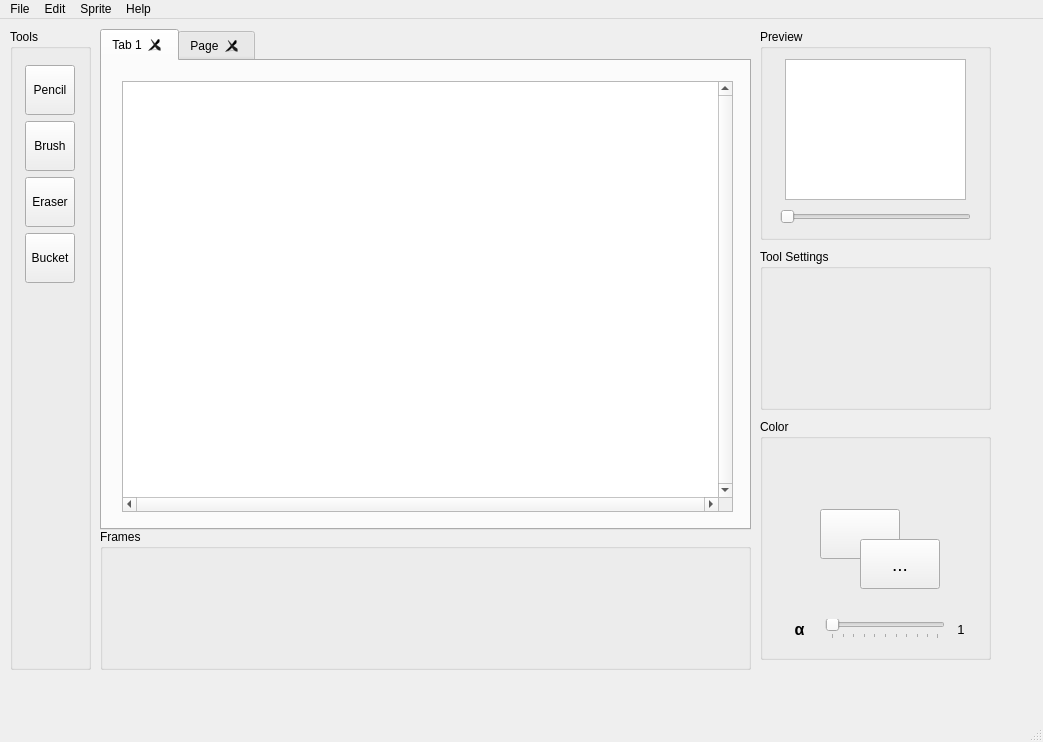
<?xml version="1.0" encoding="UTF-8"?>
<ui version="4.0">
 <class>MainWindow</class>
 <widget class="QMainWindow" name="MainWindow">
  <property name="geometry">
   <rect>
    <x>0</x>
    <y>0</y>
    <width>1043</width>
    <height>742</height>
   </rect>
  </property>
  <property name="windowTitle">
   <string>MainWindow</string>
  </property>
  <widget class="QWidget" name="centralwidget">
   <widget class="QGroupBox" name="groupBox">
    <property name="geometry">
     <rect>
      <x>10</x>
      <y>10</y>
      <width>81</width>
      <height>641</height>
     </rect>
    </property>
    <property name="autoFillBackground">
     <bool>false</bool>
    </property>
    <property name="title">
     <string>Tools</string>
    </property>
    <widget class="QWidget" name="verticalLayoutWidget">
     <property name="geometry">
      <rect>
       <x>10</x>
       <y>30</y>
       <width>61</width>
       <height>601</height>
      </rect>
     </property>
     <layout class="QGridLayout" name="gridLayout">
      <property name="leftMargin">
       <number>0</number>
      </property>
      <property name="topMargin">
       <number>6</number>
      </property>
      <property name="rightMargin">
       <number>0</number>
      </property>
      <property name="bottomMargin">
       <number>6</number>
      </property>
      <item row="0" column="0">
       <widget class="QToolButton" name="toolButton_2">
        <property name="sizePolicy">
         <sizepolicy hsizetype="Fixed" vsizetype="Expanding">
          <horstretch>0</horstretch>
          <verstretch>0</verstretch>
         </sizepolicy>
        </property>
        <property name="maximumSize">
         <size>
          <width>50</width>
          <height>50</height>
         </size>
        </property>
        <property name="layoutDirection">
         <enum>Qt::LeftToRight</enum>
        </property>
        <property name="text">
         <string>Pencil</string>
        </property>
       </widget>
      </item>
      <item row="4" column="0">
       <spacer name="verticalSpacer">
        <property name="orientation">
         <enum>Qt::Vertical</enum>
        </property>
        <property name="sizeType">
         <enum>QSizePolicy::Expanding</enum>
        </property>
        <property name="sizeHint" stdset="0">
         <size>
          <width>20</width>
          <height>40</height>
         </size>
        </property>
       </spacer>
      </item>
      <item row="2" column="0">
       <widget class="QToolButton" name="toolButton_4">
        <property name="sizePolicy">
         <sizepolicy hsizetype="Fixed" vsizetype="Expanding">
          <horstretch>0</horstretch>
          <verstretch>0</verstretch>
         </sizepolicy>
        </property>
        <property name="maximumSize">
         <size>
          <width>50</width>
          <height>50</height>
         </size>
        </property>
        <property name="layoutDirection">
         <enum>Qt::LeftToRight</enum>
        </property>
        <property name="text">
         <string>Eraser</string>
        </property>
       </widget>
      </item>
      <item row="1" column="0">
       <widget class="QToolButton" name="toolButton_3">
        <property name="sizePolicy">
         <sizepolicy hsizetype="Fixed" vsizetype="Expanding">
          <horstretch>0</horstretch>
          <verstretch>0</verstretch>
         </sizepolicy>
        </property>
        <property name="maximumSize">
         <size>
          <width>50</width>
          <height>50</height>
         </size>
        </property>
        <property name="layoutDirection">
         <enum>Qt::LeftToRight</enum>
        </property>
        <property name="text">
         <string>Brush</string>
        </property>
       </widget>
      </item>
      <item row="3" column="0">
       <widget class="QToolButton" name="toolButton_5">
        <property name="sizePolicy">
         <sizepolicy hsizetype="Fixed" vsizetype="Expanding">
          <horstretch>0</horstretch>
          <verstretch>0</verstretch>
         </sizepolicy>
        </property>
        <property name="maximumSize">
         <size>
          <width>50</width>
          <height>50</height>
         </size>
        </property>
        <property name="layoutDirection">
         <enum>Qt::LeftToRight</enum>
        </property>
        <property name="text">
         <string>Bucket</string>
        </property>
       </widget>
      </item>
     </layout>
    </widget>
   </widget>
   <widget class="QTabWidget" name="tabWidget">
    <property name="geometry">
     <rect>
      <x>100</x>
      <y>10</y>
      <width>651</width>
      <height>501</height>
     </rect>
    </property>
    <property name="currentIndex">
     <number>0</number>
    </property>
    <property name="tabsClosable">
     <bool>true</bool>
    </property>
    <property name="movable">
     <bool>true</bool>
    </property>
    <widget class="QWidget" name="tab">
     <attribute name="title">
      <string>Tab 1</string>
     </attribute>
     <widget class="ImageViewEditor" name="canvasView">
      <property name="geometry">
       <rect>
        <x>20</x>
        <y>20</y>
        <width>611</width>
        <height>431</height>
       </rect>
      </property>
      <property name="verticalScrollBarPolicy">
       <enum>Qt::ScrollBarAlwaysOn</enum>
      </property>
      <property name="horizontalScrollBarPolicy">
       <enum>Qt::ScrollBarAlwaysOn</enum>
      </property>
     </widget>
    </widget>
    <widget class="QWidget" name="tab_2">
     <attribute name="title">
      <string>Page</string>
     </attribute>
    </widget>
   </widget>
   <widget class="QGroupBox" name="groupBox_2">
    <property name="geometry">
     <rect>
      <x>100</x>
      <y>510</y>
      <width>651</width>
      <height>141</height>
     </rect>
    </property>
    <property name="title">
     <string>Frames</string>
    </property>
   </widget>
   <widget class="QGroupBox" name="groupBox_3">
    <property name="geometry">
     <rect>
      <x>760</x>
      <y>10</y>
      <width>231</width>
      <height>211</height>
     </rect>
    </property>
    <property name="title">
     <string>Preview</string>
    </property>
    <widget class="QGraphicsView" name="graphicsView">
     <property name="geometry">
      <rect>
       <x>25</x>
       <y>30</y>
       <width>181</width>
       <height>141</height>
      </rect>
     </property>
    </widget>
    <widget class="QSlider" name="horizontalSlider">
     <property name="geometry">
      <rect>
       <x>20</x>
       <y>180</y>
       <width>191</width>
       <height>16</height>
      </rect>
     </property>
     <property name="orientation">
      <enum>Qt::Horizontal</enum>
     </property>
    </widget>
   </widget>
   <widget class="QGroupBox" name="colorPanel">
    <property name="geometry">
     <rect>
      <x>760</x>
      <y>400</y>
      <width>231</width>
      <height>241</height>
     </rect>
    </property>
    <property name="title">
     <string>Color</string>
    </property>
    <widget class="QPushButton" name="currentColorBtn">
     <property name="geometry">
      <rect>
       <x>60</x>
       <y>90</y>
       <width>80</width>
       <height>50</height>
      </rect>
     </property>
     <property name="sizePolicy">
      <sizepolicy hsizetype="MinimumExpanding" vsizetype="MinimumExpanding">
       <horstretch>0</horstretch>
       <verstretch>0</verstretch>
      </sizepolicy>
     </property>
     <property name="minimumSize">
      <size>
       <width>50</width>
       <height>50</height>
      </size>
     </property>
     <property name="text">
      <string/>
     </property>
    </widget>
    <widget class="QPushButton" name="changeColorBtn">
     <property name="geometry">
      <rect>
       <x>100</x>
       <y>120</y>
       <width>80</width>
       <height>50</height>
      </rect>
     </property>
     <property name="sizePolicy">
      <sizepolicy hsizetype="MinimumExpanding" vsizetype="MinimumExpanding">
       <horstretch>0</horstretch>
       <verstretch>0</verstretch>
      </sizepolicy>
     </property>
     <property name="minimumSize">
      <size>
       <width>50</width>
       <height>50</height>
      </size>
     </property>
     <property name="font">
      <font>
       <pointsize>14</pointsize>
      </font>
     </property>
     <property name="text">
      <string>...</string>
     </property>
    </widget>
    <widget class="QWidget" name="horizontalLayoutWidget">
     <property name="geometry">
      <rect>
       <x>20</x>
       <y>190</y>
       <width>191</width>
       <height>41</height>
      </rect>
     </property>
     <layout class="QHBoxLayout" name="horizontalLayout">
      <item>
       <widget class="QLabel" name="alphaLabel">
        <property name="sizePolicy">
         <sizepolicy hsizetype="MinimumExpanding" vsizetype="Preferred">
          <horstretch>0</horstretch>
          <verstretch>0</verstretch>
         </sizepolicy>
        </property>
        <property name="minimumSize">
         <size>
          <width>20</width>
          <height>0</height>
         </size>
        </property>
        <property name="font">
         <font>
          <pointsize>12</pointsize>
          <bold>true</bold>
         </font>
        </property>
        <property name="text">
         <string>α</string>
        </property>
        <property name="alignment">
         <set>Qt::AlignCenter</set>
        </property>
       </widget>
      </item>
      <item>
       <widget class="QSlider" name="alphaSlider">
        <property name="sizePolicy">
         <sizepolicy hsizetype="MinimumExpanding" vsizetype="Fixed">
          <horstretch>0</horstretch>
          <verstretch>0</verstretch>
         </sizepolicy>
        </property>
        <property name="minimumSize">
         <size>
          <width>120</width>
          <height>0</height>
         </size>
        </property>
        <property name="orientation">
         <enum>Qt::Horizontal</enum>
        </property>
        <property name="tickPosition">
         <enum>QSlider::TicksBelow</enum>
        </property>
        <property name="tickInterval">
         <number>10</number>
        </property>
       </widget>
      </item>
      <item>
       <widget class="QLabel" name="alphaValueLabel">
        <property name="sizePolicy">
         <sizepolicy hsizetype="Fixed" vsizetype="Preferred">
          <horstretch>0</horstretch>
          <verstretch>0</verstretch>
         </sizepolicy>
        </property>
        <property name="minimumSize">
         <size>
          <width>20</width>
          <height>0</height>
         </size>
        </property>
        <property name="font">
         <font>
          <pointsize>10</pointsize>
         </font>
        </property>
        <property name="text">
         <string>1</string>
        </property>
        <property name="alignment">
         <set>Qt::AlignCenter</set>
        </property>
       </widget>
      </item>
     </layout>
    </widget>
   </widget>
   <widget class="QGroupBox" name="groupBox_5">
    <property name="geometry">
     <rect>
      <x>760</x>
      <y>230</y>
      <width>231</width>
      <height>161</height>
     </rect>
    </property>
    <property name="title">
     <string>Tool Settings</string>
    </property>
   </widget>
  </widget>
  <widget class="QMenuBar" name="menubar">
   <property name="geometry">
    <rect>
     <x>0</x>
     <y>0</y>
     <width>1043</width>
     <height>22</height>
    </rect>
   </property>
   <widget class="QMenu" name="menuFile">
    <property name="title">
     <string>File</string>
    </property>
    <addaction name="actionNew_Project"/>
    <addaction name="actionNew_Canvas"/>
    <addaction name="separator"/>
    <addaction name="actionSave"/>
    <addaction name="actionSave_As"/>
    <addaction name="separator"/>
    <addaction name="actionClose"/>
   </widget>
   <widget class="QMenu" name="menuSprite">
    <property name="title">
     <string>Sprite</string>
    </property>
    <addaction name="actionSprite_Size"/>
   </widget>
   <widget class="QMenu" name="menuHelp">
    <property name="title">
     <string>Help</string>
    </property>
   </widget>
   <widget class="QMenu" name="menuEdit">
    <property name="title">
     <string>Edit</string>
    </property>
    <addaction name="actionUndo"/>
    <addaction name="actionRedo"/>
    <addaction name="separator"/>
    <addaction name="actionClear"/>
   </widget>
   <addaction name="menuFile"/>
   <addaction name="menuEdit"/>
   <addaction name="menuSprite"/>
   <addaction name="menuHelp"/>
  </widget>
  <widget class="QStatusBar" name="statusbar"/>
  <action name="actionNew_Project">
   <property name="text">
    <string>New</string>
   </property>
  </action>
  <action name="actionNew_Canvas">
   <property name="text">
    <string>Open</string>
   </property>
  </action>
  <action name="actionOpen_Project">
   <property name="text">
    <string>Open Project</string>
   </property>
  </action>
  <action name="actionSave">
   <property name="text">
    <string>Save</string>
   </property>
  </action>
  <action name="actionSave_As">
   <property name="text">
    <string>Save As</string>
   </property>
  </action>
  <action name="actionClose">
   <property name="text">
    <string>Import</string>
   </property>
  </action>
  <action name="actionUndo">
   <property name="text">
    <string>Undo</string>
   </property>
  </action>
  <action name="actionRedo">
   <property name="text">
    <string>Redo</string>
   </property>
  </action>
  <action name="actionClear">
   <property name="text">
    <string>Clear</string>
   </property>
  </action>
  <action name="actionSprite_Size">
   <property name="text">
    <string>Sprite Size</string>
   </property>
  </action>
 </widget>
 <customwidgets>
  <customwidget>
   <class>ImageViewEditor</class>
   <extends>QGraphicsView</extends>
   <header>imagevieweditor.h</header>
  </customwidget>
 </customwidgets>
 <resources/>
 <connections/>
</ui>
